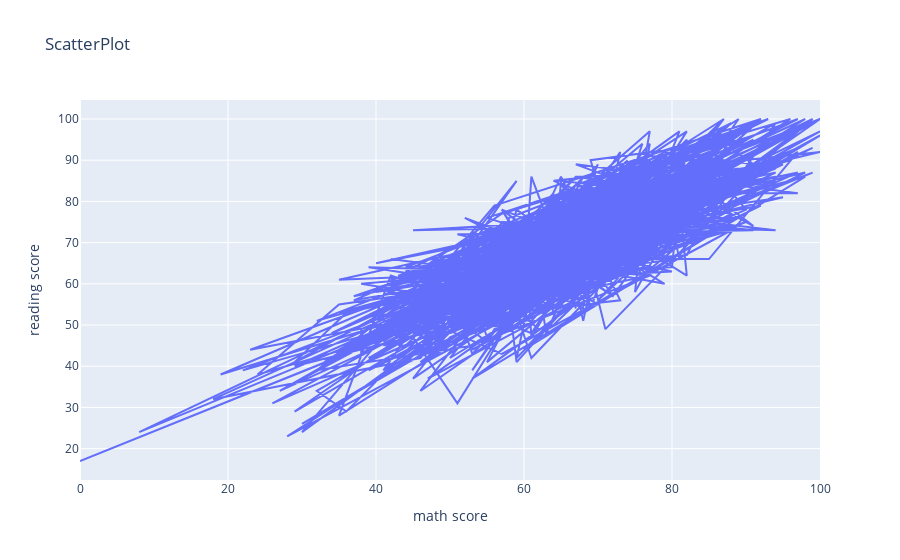

The notebook cell this image was saved under:
### Code cell
#Relationship between Math and Reading Score
scatter_plot = graph.Scatter(x=scores['math score'], y=scores['reading score'])
layout = graph.Layout(title='ScatterPlot', xaxis=dict(title='math score'), yaxis=dict(title='reading score'))
fig = graph.Figure(data=[scatter_plot], layout=layout)
io.show(fig)

### Figure 1 — Plotly figure (JSON) as saved in the notebook; plotly's stock layout.template omitted (floating-point values rounded to 4 significant figures; data arrays with more than 128 entries replaced by an {"elided": "..."} marker saying what was removed)
{"data": [{"type": "scatter", "x": {"elided": "1000 int values"}, "y": {"elided": "1000 int values"}}], "layout": {"title": {"text": "ScatterPlot"}, "xaxis": {"title": {"text": "math score"}}, "yaxis": {"title": {"text": "reading score"}}}}
